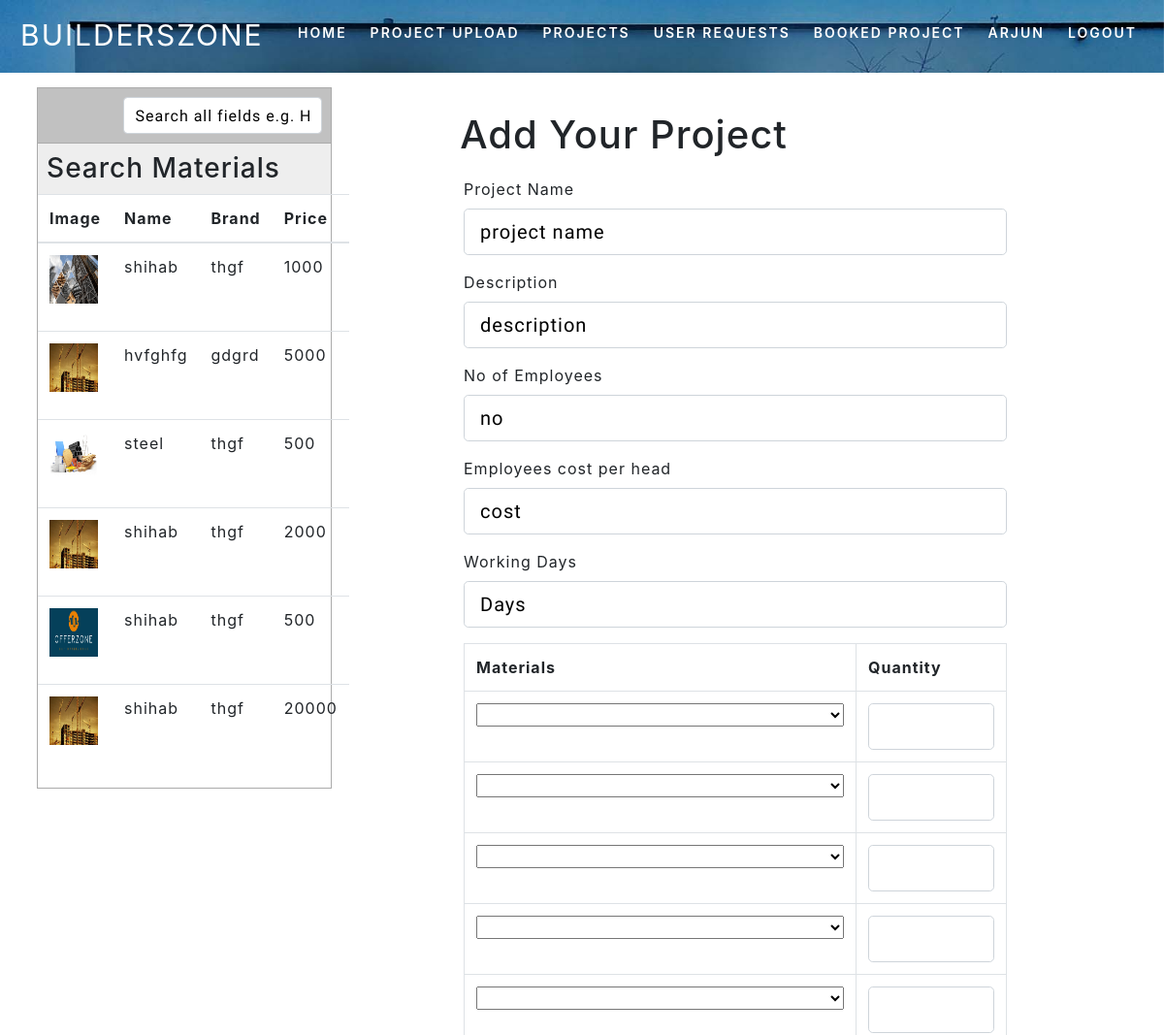
Before: /projectadd (signed in, upper part) with the older database file.
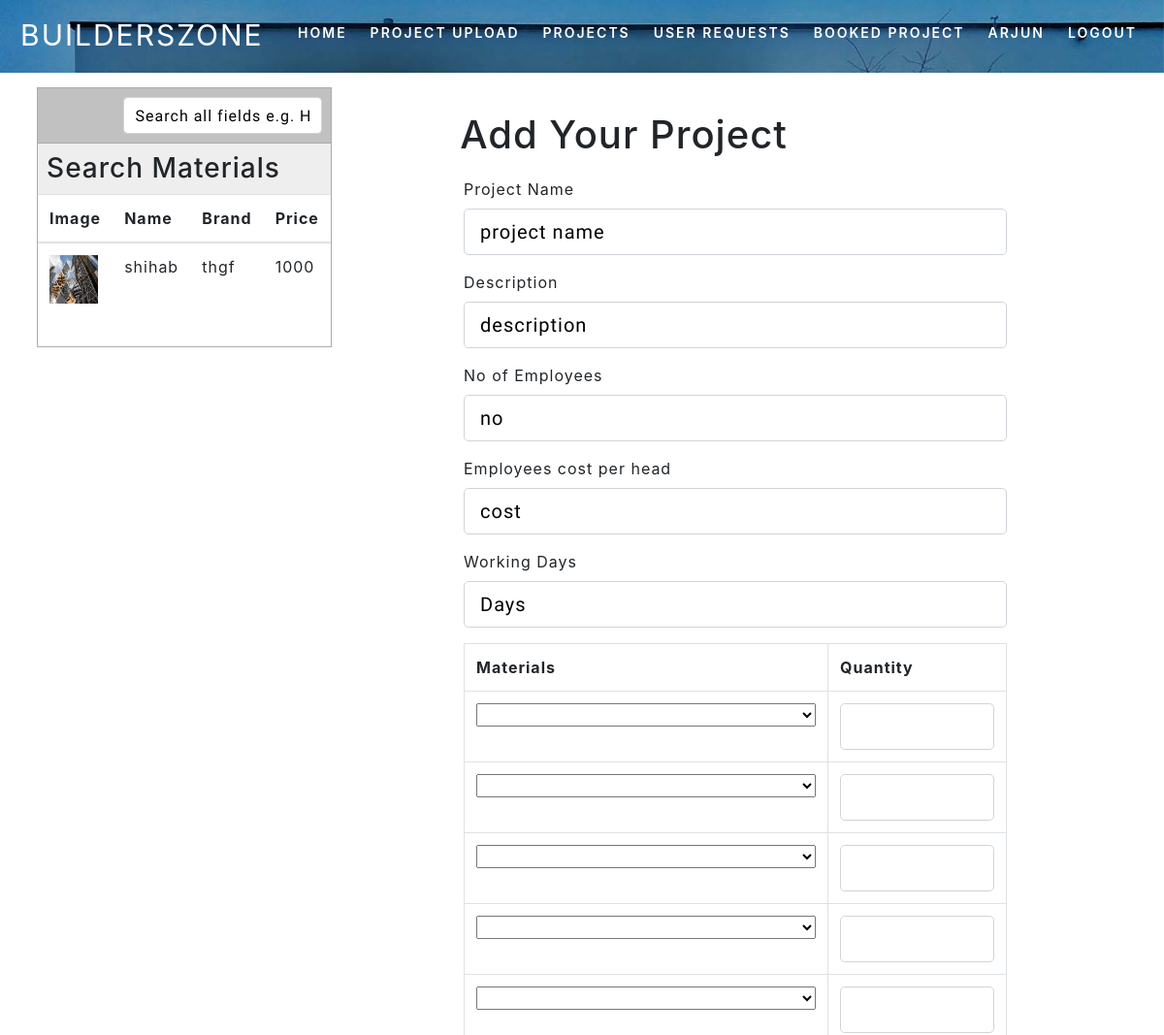
After: the same page with the newer database file.
### builderszone/models.py (models this page shows)
class Materials(db.Model):
    id = db.Column(db.Integer, primary_key=True)
    name = db.Column(db.String(80))
    brand = db.Column(db.String(80))
    price = db.Column(db.String(80))
    image = db.Column(db.String(20), default='default.jpg')

### builderszone/routes.py (the view, shortened to what this page needs)
@app.route('/projectadd',methods=['POST','GET'])
@login_required
def projectadd():
    material = Materials.query.all()
    form= Projects()
    view=""
    cost1 = ""
    return render_template('projectadd.html',form=form, material = material)

### builderszone/models.py (called while the page is built)
@login_manager.user_loader
def load_user(id):
    return Login.query.get(int(id))

### builderszone/templates/projectadd.html (shortened to what the changed rows need)
{% extends 'alayout.html' %}
{% block content %}
    <div class="row">
        <div class="col-lg-4" style="">
          <link href="//maxcdn.bootstrapcdn.com/bootstrap/4.1.1/css/bootstrap.min.css" rel="stylesheet" id="bootstrap-css">
          <div class="container search-table">
                      <div class="search-list">
                          <table class="table" id="myTable">
                              <thead>
                                  <tr>
                                      <th>Image</th>
                                      <th>Name</th>
                                      <th>Brand</th>
                                      <th>Price</th>
                                  </tr>
                              </thead>
                              <tbody>
                              {%for material in material %}
                              <tr>
                                  <td><span class="image-block">
                                      <a class="image-zoom" href="/static/pics/{{material.image}}" rel="prettyPhoto[gallery]" style="height: 250px;width: 335px;">
                                         <figure>
                                            <img src="/static/pics/{{material.image}}" class="img-fluid" alt="" style="height: 50px;width: 50px;">
                                         </figure>
                                      </a>
                                   </span></td>
                                  <td>{{material.name}}</td>
                                  <td>{{material.brand}}</td>
                                  <td>{{material.price}}</td>
                              </tr>
                              {%endfor%}
                              </tbody>
                          </table>
                      </div>
                  </div>
        </div>
<div class="col-lg-8" style="    right: 162px; margin-top: 40px;">
  <h1 class="text-center" >Add Your Project</h1>
  <div id="big-form" class="well auth-box" style="max-width: 650px;margin-left: 230px;margin-top: 20px;">
    <form action="" method="POST" enctype="multipart/form-data">
      <fieldset>
       <table class="table table-bordered">
        <tr>
          <th>Materials</th>
          <th>Quantity</th>
        </tr>
       </table>
      </fieldset>
    </form>
  </div>
</div>
</div>
{% endblock  %}

Changed rows visible on the page:
removed Materials: image (picture), name "hvfghfg", brand "gdgrd", price "5000"
removed Materials: image (picture), name "steel", brand "thgf", price "500"
removed Materials: image (picture), name "shihab", brand "thgf", price "2000"
removed Materials: image (picture), name "shihab", brand "thgf", price "500"
removed Materials: image (picture), name "shihab", brand "thgf", price "20000"
